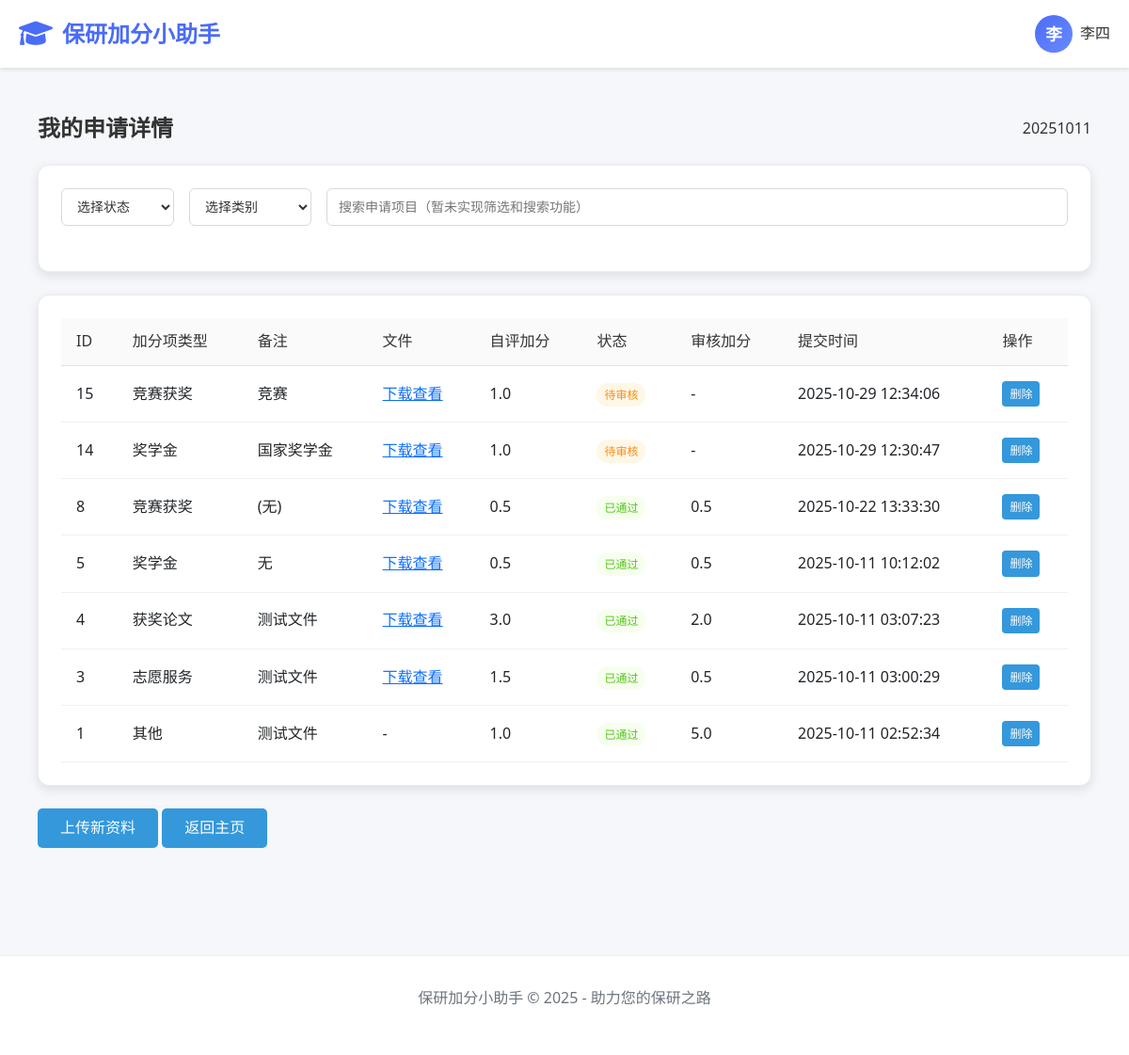
The page /student/submissions/ (signed in) on the database its author committed.
### apps/students/models.py (models this page shows, shortened)
class StudentProfile(models.Model):
    user = models.OneToOneField(
        User,
        on_delete=models.CASCADE,
        null=True,
        related_name='profile'  # 反向关联名称
    )
    full_name = models.CharField("姓名", max_length=100, blank=True)
    student_id = models.CharField("学号", max_length=20, unique=True,
                                  validators=[RegexValidator(regex=r'^\d{8,20}$', message='学号必须是8-20位数字')])
    grade = models.CharField("年级", max_length=20, blank=True)
    college = models.CharField("学院", max_length=100, blank=True)
    department = models.CharField("系别", max_length=100, blank=True)
    major = models.CharField("专业", max_length=100, blank=True)
    enrollment_year = models.PositiveIntegerField("入学年份", null=True, blank=True, help_text="例如：2023")
    GENDER_CHOICES = [
        ('M', '男'),
        ('F', '女'),
        ('O', '其他'),
    ]
    gender = models.CharField("性别", max_length=1, choices=GENDER_CHOICES, blank=True)
    ethnicity = models.CharField("民族", max_length=50, blank=True)
    political_status = models.CharField("政治面貌", max_length=50, blank=True)
    id_card = models.CharField("身份证号", max_length=18, blank=True,
                               validators=[RegexValidator(regex=r'^\d{17}[\dXx]$', message='请输入有效的身份证号')])
    phone = models.CharField("手机号", max_length=11, blank=True, help_text="请输入11位手机号码")
    email = models.EmailField("邮箱", blank=True, help_text="请输入有效的邮箱地址")
    academic_comprehensive_score = models.DecimalField(
        "学业综合成绩",  # 辅导员可设置
        max_digits=5,
        decimal_places=1,
        null=True,
        blank=True
    )
    academic_expertise_score = models.DecimalField(
        "学术专长成绩",  # 来自学术类材料加分
        max_digits=5,
        decimal_places=1,
        default=0
    )
    comprehensive_performance_score = models.DecimalField(
        "综合表现成绩",  # 来自综合类材料加分
        max_digits=5,
        decimal_places=1,
        default=0
    )
    total_score = models.DecimalField(
        "总成绩",
        max_digits=5,
        decimal_places=1,
        null=True,
        blank=True
    )
    academic_comprehensive_ratio = models.DecimalField(
        "学业综合成绩权重",
        max_digits=3,
        decimal_places=2,
        default=0.6  # 60%
    )
    academic_expertise_ratio = models.DecimalField(
        "学术专长成绩权重",
        max_digits=3,
        decimal_places=2,
        default=0.2  # 20%
    )
    comprehensive_performance_ratio = models.DecimalField(
        "综合表现成绩权重",
        max_digits=3,
        decimal_places=2,
        default=0.2  # 20%
    )

class Submission(models.Model):
    AWARD_PAPER = 'award_paper'
    COMPETITION = 'competition'
    VOLUNTEER = 'volunteer'
    SCHOLARSHIP = 'scholarship'
    OTHER = 'other'
    CATEGORY_CHOICES = [
        (AWARD_PAPER, '获奖论文'),
        (COMPETITION, '竞赛获奖'),
        (VOLUNTEER, '志愿服务'),
        (SCHOLARSHIP, '奖学金'),
        (OTHER, '其他'),
    ]
    student = models.ForeignKey(StudentProfile, on_delete=models.CASCADE, verbose_name="学生")
    category = models.CharField("加分项类型", max_length=20, choices=CATEGORY_CHOICES, default=OTHER)
    remarks = models.TextField("备注", blank=True, default="")
    file = models.FileField("提交文件", upload_to='uploads/', null=True, blank=True)
    self_rating = models.DecimalField("自评加分", max_digits=5, decimal_places=1, default=0)
    approved = models.BooleanField("已审核通过", default=False)
    rejected = models.BooleanField(default=False, verbose_name='已驳回')
    reject_reason = models.TextField(blank=True, null=True, verbose_name='驳回理由')
    approved_score = models.DecimalField("审核加分", max_digits=5, decimal_places=1, null=True, blank=True)
    timestamp = models.DateTimeField("提交时间", auto_now_add=True)

### apps/students/views.py (the view)
# urls.py: path('submissions/', views.submissions, name='submissions'),
@login_required
def submissions(request):
    profile = request.user.profile
    subs = Submission.objects.filter(student=profile).order_by('-timestamp')
    return render(request, 'students/submissions.html', {'submissions': subs})

### templates/students/submissions.html (shortened to what this page needs)
{% extends 'students/base.html' %}
{% load static %}
{% block extra_css %}
    <link href="{% static 'CSS/submissions.css' %}" rel="stylesheet">
{% endblock %}
{% block content %}
    <div class="applications-container">
        <div class="applications-header">
            <h1 class="applications-title">我的申请详情</h1>
            <div class="user-info">
                <span>{{ user.username|default:"用户名" }}</span>
            </div>
        </div>
        <div class="card">
            <div class="card-body">
                <div class="filter-toolbar">
                    <select class="filter-select">
                        <option>选择状态</option>
                    </select>
                    <select class="filter-select">
                        <option>选择类别</option>
                    </select>
                    <input type="text" class="search-input" placeholder="搜索申请项目（暂未实现筛选和搜索功能）">
                </div>
            </div>
        </div>
        <div class="card">
            <div class="card-body">
                <table class="applications-table">
                    <thead>
                        <tr>
                            <th>ID</th>
                            <th>加分项类型</th>
                            <th>备注</th>
                            <th>文件</th>
                            <th>自评加分</th>
                            <th>状态</th>
                            <th>审核加分</th>
                            <th>提交时间</th>
                            <th>操作</th>
                        </tr>
                    </thead>
                    <tbody>
                        {% if submissions %}
                            {% for sub in submissions %}
                            <tr>
                                <td>{{ sub.id }}</td>
                                <td>{{ sub.get_category_display }}</td>
                                <td>{{ sub.remarks|default:"(无)" }}</td>
                                <td>
                                    {% if sub.file %}
                                        <a href="{{ sub.file.url }}" target="_blank" class="text-primary">下载查看</a>
                                    {% else %}
                                        -
                                    {% endif %}
                                </td>
                                <td>{{ sub.self_rating }}</td>
                                <td>
                                    {% if sub.approved %}
                                        <span class="status-badge status-approved">已通过</span>
                                    {% elif sub.rejected %}
                                        <span class="status-badge status-rejected">已驳回</span>
                                        {% if sub.reject_reason %}
                                            <div style="font-size: 0.8em; color: #666; margin-top: 4px;">理由: {{ sub.reject_reason }}</div>
                                        {% endif %}
                                    {% else %}
                                        <span class="status-badge status-pending">待审核</span>
                                    {% endif %}
                                </td>
                                <td>{{ sub.approved_score|default:"-" }}</td>
                                <td>{{ sub.timestamp|date:"Y-m-d H:i:s" }}</td>
                                <td>
                                    <div class="action-buttons">
                                        <a href="{% url 'delete_submission' sub.id %}" class="btn-primary btn-sm">
                                            删除
                                        </a>
                                    </div>
                                </td>
                            </tr>
                            {% endfor %}
                        {% endif %}
                    </tbody>
                </table>
            </div>
        </div>
        <div class="navigation mt-4">
            <p>
                <a href="{% url 'upload' %}" class="btn-primary">上传新资料</a>
                <a href="{% url 'index' %}" class="btn-primary ml-2">返回主页</a>
            </p>
        </div>
    </div>
{% endblock %}

### templates/students/base.html (shortened to what this page needs)
<!DOCTYPE html>
<html lang="zh-CN">
<head>
    <link href="https://cdn.jsdelivr.net/npm/bootstrap@5.3.0-alpha1/dist/css/bootstrap.min.css" rel="stylesheet">
    <link rel="stylesheet" href="https://cdnjs.cloudflare.com/ajax/libs/font-awesome/6.0.0/css/all.min.css">
    {% load static %}
    <link href="{% static 'CSS/base.css' %}" rel="stylesheet">
    {% block extra_css %}{% endblock %}
</head>
<body>
    <nav class="navbar">
        <div class="container">
            <div class="navbar-content">
                <a href="{% url 'index' %}" class="logo">
                    <i class="fas fa-graduation-cap"></i>
                    <span>保研加分小助手</span>
                </a>
                <div class="user-info">
                    {% if user.is_authenticated %}
                        <a href="{% url 'profile' %}" class="d-flex align-items-center text-decoration-none" title="个人资料">
                            <div class="user-avatar">{{ user.profile.full_name|first }}</div>
                            <span class="username ms-2">{{ user.profile.full_name }}</span>
                        </a>
                    {% else %}
                        <a href="{% url 'login' %}" class="btn btn-outline-primary btn-sm">登录</a>
                    {% endif %}
                </div>
            </div>
        </div>
    </nav>
    <div class="container">
        <div class="main-content">
            {% block content %}{% endblock %}
        </div>
    </div>
    <footer class="footer">
        <div class="container">
            <p>保研加分小助手 &copy; 2025 - 助力您的保研之路</p>
        </div>
    </footer>
</body>
</html>

### static/CSS/base.css (style rules this page uses)
:root { --primary: #4a6cf7; --primary-light: #6a8aff; --secondary: #6c757d; --light-bg: #f8f9fa; --dark-text: #333333; --gray-text: #666666; --light-gray: #e9ecef; --white: #ffffff; --card-shadow: 0 4px 12px rgba(0, 0, 0, 0.08); --hover-shadow: 0 8px 24px rgba(0, 0, 0, 0.12); }
* { margin: 0; padding: 0; box-sizing: border-box; }
body { font-family: 'Segoe UI', 'PingFang SC', 'Microsoft YaHei', sans-serif; background-color: var(--light-bg); color: var(--dark-text); line-height: 1.6; }
.container { max-width: 1200px; margin: 0 auto; padding: 0 20px; }
.navbar { background: var(--white); box-shadow: 0 2px 10px rgba(0, 0, 0, 0.05); padding: 1rem 0; position: sticky; top: 0; z-index: 100; }
.navbar-content { display: flex; justify-content: space-between; align-items: center; width: 100%; }
.logo { display: flex; align-items: center; gap: 10px; font-weight: 700; font-size: 1.5rem; color: var(--primary); text-decoration: none; }
.logo i { font-size: 1.8rem; }
.user-info { display: flex; align-items: center; gap: 12px; margin-left: auto; }
.user-avatar { width: 42px; height: 42px; border-radius: 50%; background: linear-gradient(135deg, var(--primary), var(--primary-light)); display: flex; align-items: center; justify-content: center; color: var(--white); font-weight: 600; font-size: 1.1rem; }
.username { font-weight: 500; color: var(--dark-text); }
.main-content { padding: 30px 0; }
.footer { background: var(--white); padding: 24px 0; margin-top: 40px; text-align: center; color: var(--gray-text); border-top: 1px solid var(--light-gray); }

### static/CSS/submissions.css (style rules this page uses)
:root { --primary-color: #3498db; --light-bg: #f5f7fa; }
body { font-family: 'Segoe UI', Tahoma, Geneva, Verdana, sans-serif; background-color: var(--light-bg); min-height: 100vh; display: flex; flex-direction: column; }
.navbar { background: white; box-shadow: 0 2px 4px rgba(0,0,0,0.1); padding: 1rem 0; }
.user-info { display: flex; align-items: center; gap: 10px; }
.user-avatar { width: 40px; height: 40px; border-radius: 50%; background-color: var(--primary-color); display: flex; align-items: center; justify-content: center; color: white; font-weight: bold; }
.footer { text-align: center; padding: 2rem 0; margin-top: 3rem; color: #6c757d; border-top: 1px solid #eee; }
.card { background: white; border-radius: 12px; box-shadow: 0 4px 12px rgba(0, 0, 0, 0.1); border: 1px solid #e9ecef; margin-bottom: 1.5rem; transition: transform 0.3s ease, box-shadow 0.3s ease; }
.card-body { padding: 1.5rem; }
.btn-primary { background-color: var(--primary-color); border: none; padding: 0.5rem 1.5rem; border-radius: 5px; color: white; text-decoration: none; display: inline-block; }
.applications-container { max-width: 1200px; margin: 0 auto; padding: 20px; }
.applications-header { display: flex; justify-content: space-between; align-items: center; margin-bottom: 24px; }
.applications-title { font-size: 24px; font-weight: 600; color: #333; margin: 0; }
.filter-toolbar { display: flex; gap: 16px; margin-bottom: 24px; flex-wrap: wrap; }
.filter-select { padding: 8px 12px; border: 1px solid #d9d9d9; border-radius: 6px; font-size: 14px; color: #333; background: #fff; min-width: 120px; }
.search-input { flex: 1; min-width: 200px; padding: 8px 12px; border: 1px solid #d9d9d9; border-radius: 6px; font-size: 14px; }
.applications-table { width: 100%; border-collapse: collapse; }
.applications-table th { background: #fafafa; padding: 12px 16px; text-align: left; font-weight: 500; color: #333; border-bottom: 1px solid #e0e0e0; }
.applications-table td { padding: 16px; border-bottom: 1px solid #f0f0f0; }
.status-badge { padding: 4px 8px; border-radius: 12px; font-size: 12px; font-weight: 500; }
.status-pending { background: #fff7e6; color: #fa8c16; }
.status-approved { background: #f6ffed; color: #52c41a; }
.action-buttons { display: flex; gap: 8px; }
.btn-sm { padding: 4px 8px; font-size: 12px; border-radius: 4px; }

### rows shown on the page
Submission: id "15", category "竞赛获奖", remarks "竞赛", self_rating "1.0", approved "待审核", approved_score "-", timestamp "2025-10-29 12:34:06"
Submission: id "14", category "奖学金", remarks "国家奖学金", self_rating "1.0", approved "待审核", approved_score "-", timestamp "2025-10-29 12:30:47"
Submission: id "8", category "竞赛获奖", remarks "(无)", self_rating "0.5", approved "已通过", approved_score "0.5", timestamp "2025-10-22 13:33:30"
Submission: id "5", category "奖学金", remarks "无", self_rating "0.5", approved "已通过", approved_score "0.5", timestamp "2025-10-11 10:12:02"
Submission: id "4", category "获奖论文", remarks "测试文件", self_rating "3.0", approved "已通过", approved_score "2.0", timestamp "2025-10-11 03:07:23"
Submission: id "3", category "志愿服务", remarks "测试文件", self_rating "1.5", approved "已通过", approved_score "0.5", timestamp "2025-10-11 03:00:29"
Submission: id "1", category "其他", remarks "测试文件", self_rating "1.0", approved "已通过", approved_score "5.0", timestamp "2025-10-11 02:52:34"

### other values the page prints
{{ user.profile.full_name|first }} "李"
{{ user.profile.full_name }} "李四"
{{ user.username|default:"用户名" }} "20251011"
